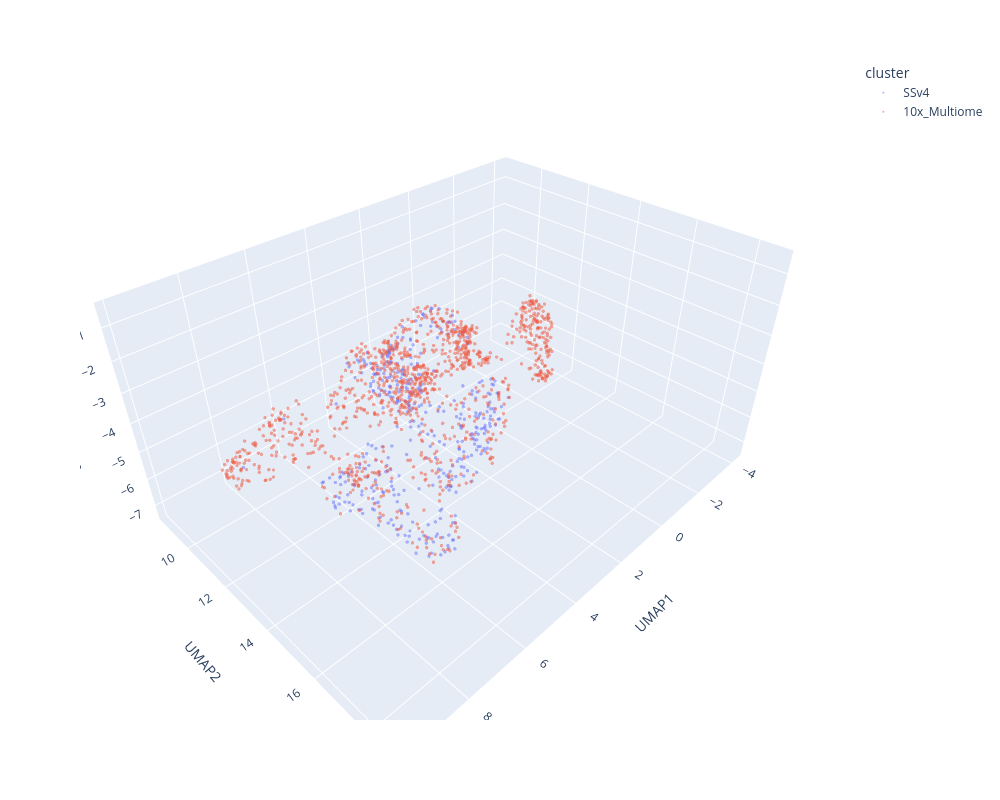

Notebook code cell kept with this figure:
### Code cell
# Optional: Interactive 3D visualization using Plotly
import plotly.express as px
umap_3d_coords = adata.obsm["X_umap_harmony_3d"]
df_3d = pd.DataFrame(
    umap_3d_coords,
    columns=["UMAP1", "UMAP2", "UMAP3"],
    index=adata.obs_names,
)
df_3d["cluster"] = adata.obs['tech']  

fig = px.scatter_3d(
    df_3d,
    x="UMAP1",
    y="UMAP2",
    z="UMAP3",
    color="cluster",
    size_max=1,
    hover_data="cluster",
    opacity=0.5
)
fig.update_layout(
    width=1000,  # width in pixels
    height=800   # height in pixels
)
fig.update_traces(marker_size = 2)
fig.show()

### Figure 1 — Plotly figure (JSON) as saved in the notebook; plotly's stock layout.template omitted (floating-point values rounded to 4 significant figures; data arrays with more than 128 entries replaced by an {"elided": "..."} marker saying what was removed)
{"data": [{"customdata": {"elided": "397x1 str values"}, "hovertemplate": "cluster=%{customdata[0]}<br>UMAP1=%{x}<br>UMAP2=%{y}<br>UMAP3=%{z}<extra></extra>", "legendgroup": "SSv4", "marker": {"color": "#636efa", "opacity": 0.5, "size": 2, "symbol": "circle"}, "mode": "markers", "name": "SSv4", "scene": "scene", "showlegend": true, "type": "scatter3d", "x": {"elided": "397 float values"}, "y": {"elided": "397 float values"}, "z": {"elided": "397 float values"}}, {"customdata": {"elided": "1129x1 str values"}, "hovertemplate": "cluster=%{customdata[0]}<br>UMAP1=%{x}<br>UMAP2=%{y}<br>UMAP3=%{z}<extra></extra>", "legendgroup": "10x_Multiome", "marker": {"color": "#EF553B", "opacity": 0.5, "size": 2, "symbol": "circle"}, "mode": "markers", "name": "10x_Multiome", "scene": "scene", "showlegend": true, "type": "scatter3d", "x": {"elided": "1129 float values"}, "y": {"elided": "1129 float values"}, "z": {"elided": "1129 float values"}}], "layout": {"height": 800, "legend": {"title": {"text": "cluster"}, "tracegroupgap": 0}, "margin": {"t": 60}, "scene": {"domain": {"x": [0, 1], "y": [0, 1]}, "xaxis": {"title": {"text": "UMAP1"}}, "yaxis": {"title": {"text": "UMAP2"}}, "zaxis": {"title": {"text": "UMAP3"}}}, "width": 1000}}
